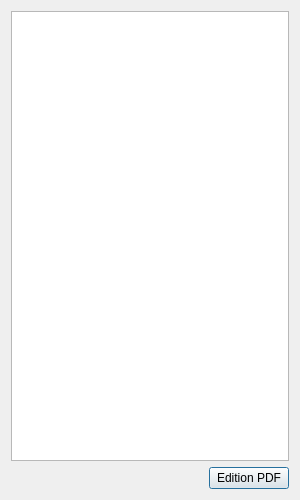
<?xml version="1.0" encoding="UTF-8"?>
<ui version="4.0">
 <class>facture</class>
 <widget class="QDialog" name="facture">
  <property name="geometry">
   <rect>
    <x>0</x>
    <y>0</y>
    <width>300</width>
    <height>500</height>
   </rect>
  </property>
  <property name="sizePolicy">
   <sizepolicy hsizetype="Fixed" vsizetype="Fixed">
    <horstretch>0</horstretch>
    <verstretch>0</verstretch>
   </sizepolicy>
  </property>
  <property name="minimumSize">
   <size>
    <width>300</width>
    <height>500</height>
   </size>
  </property>
  <property name="windowTitle">
   <string>Dialog</string>
  </property>
  <layout class="QVBoxLayout" name="verticalLayout">
   <item>
    <widget class="QListView" name="viewFacture"/>
   </item>
   <item>
    <layout class="QHBoxLayout" name="horizontalLayout">
     <item>
      <spacer name="horizontalSpacer">
       <property name="orientation">
        <enum>Qt::Horizontal</enum>
       </property>
       <property name="sizeHint" stdset="0">
        <size>
         <width>40</width>
         <height>20</height>
        </size>
       </property>
      </spacer>
     </item>
     <item>
      <widget class="QPushButton" name="editionPDF">
       <property name="text">
        <string>Edition PDF</string>
       </property>
      </widget>
     </item>
    </layout>
   </item>
  </layout>
 </widget>
 <resources/>
 <connections/>
</ui>
